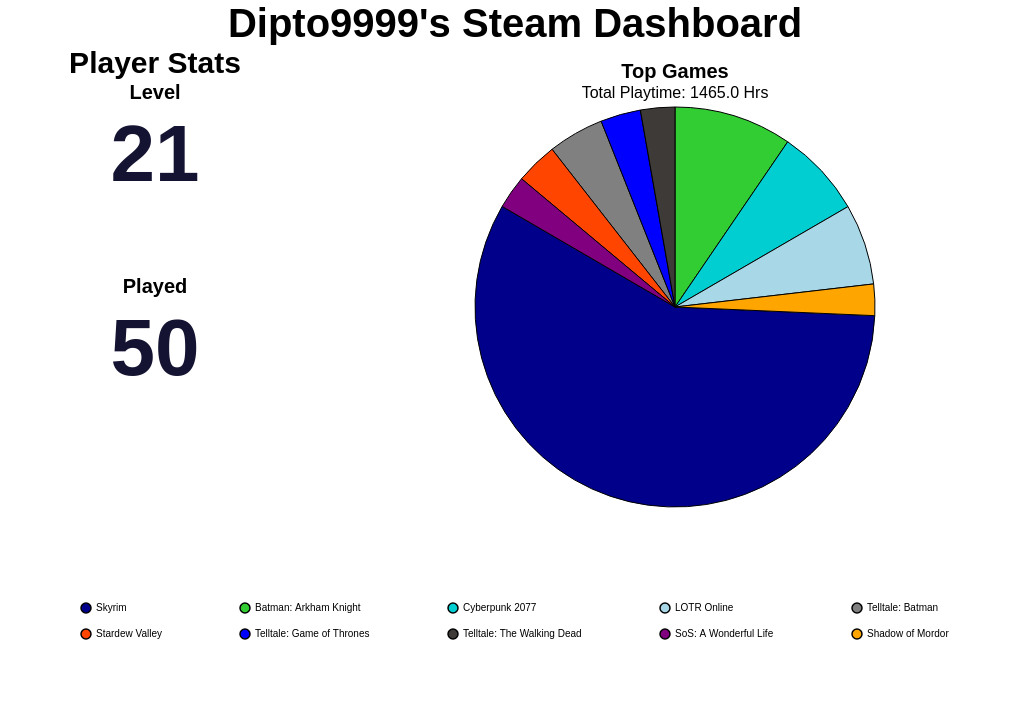

The specification (Vega-Lite) saved for this image:
### Vega-Lite specification from a JSON file in a GitHub repository (floating-point values rounded to 4 significant figures)
{"config": {"view": {"continuousWidth": 300, "continuousHeight": 300, "strokeOpacity": 0, "strokeWidth": 1.5}, "axis": {"labelFontSize": 12, "titleFontSize": 16}, "legend": {"labelFontSize": 12, "titleFontSize": 16}}, "hconcat": [{"vconcat": [{"data": {"name": "data-2499b64f9be58983f459d2071ccce1f4"}, "mark": {"type": "text", "align": "center", "baseline": "middle", "color": "#141331", "fontSize": 80, "fontWeight": "bold"}, "encoding": {"text": {"field": "Value", "type": "quantitative"}, "x": {"axis": null, "field": "Metric", "type": "nominal"}, "y": {"value": 50}}, "height": 150, "title": {"text": "Level", "anchor": "middle", "fontSize": 20}, "width": 300}, {"data": {"name": "data-3d361614c23f12396fa0eab35a1d9e7a"}, "mark": {"type": "text", "align": "center", "baseline": "middle", "color": "#141331", "fontSize": 80, "fontWeight": "bold"}, "encoding": {"text": {"field": "Value", "type": "quantitative"}, "x": {"axis": null, "field": "Metric", "type": "nominal"}, "y": {"value": 50}}, "height": 150, "title": {"text": "Played", "anchor": "middle", "fontSize": 20}, "width": 300}], "title": {"text": "Player Stats", "anchor": "middle", "fontSize": 30}}, {"data": {"name": "data-147766e87376c60778a8d9a23805dd4f"}, "mark": {"type": "arc", "stroke": "black", "strokeWidth": 1}, "encoding": {"color": {"field": "name", "legend": {"columnPadding": 75, "columns": 5, "direction": "horizontal", "labelFontSize": 10, "orient": "bottom", "padding": 75, "rowPadding": 10, "title": "", "titleAlign": "center", "titleFontSize": 16}, "scale": {"range": ["#00008B", "#32CD32", "#00CED1", "#A8D7E7", "#808080", "#FF4500", "#0000FF", "#3D3A38", "#800080", "#FFA500", "#006400", "#8B0000", "#FFD700", "#4682B4", "#2E8B57"]}, "sort": null, "type": "nominal"}, "theta": {"field": "playtime_percentage", "type": "quantitative"}, "tooltip": [{"field": "name", "title": "Game", "type": "nominal"}, {"field": "playtime_forever", "format": ".1f", "title": "Time (Hrs)", "type": "quantitative"}, {"field": "playtime_percentage", "format": ".2f", "title": "Playtime (%)", "type": "quantitative"}]}, "height": 400, "title": {"text": "Top Games", "anchor": "middle", "fontSize": 20, "subtitle": "Total Playtime: 1465.0 Hrs", "subtitleFontSize": 16}, "width": 700}], "padding": {"left": 250, "right": 250, "top": 0, "bottom": 0}, "title": {"text": "Dipto9999's Steam Dashboard", "anchor": "middle", "fontSize": 40}, "$schema": "https://vega.github.io/schema/vega-lite/v6.4.1.json", "datasets": {"data-2499b64f9be58983f459d2071ccce1f4": [{"Metric": "Level", "Value": 21}], "data-3d361614c23f12396fa0eab35a1d9e7a": [{"Metric": "Played", "Value": 50}], "data-147766e87376c60778a8d9a23805dd4f": [{"name": "Skyrim", "playtime_forever": 845.3, "appid": 72850, "playtime_percentage": 57.7}, {"name": "Batman: Arkham Knight", "playtime_forever": 139.7, "appid": 208650, "playtime_percentage": 9.53}, {"name": "Cyberpunk 2077", "playtime_forever": 104.0, "appid": 1091500, "playtime_percentage": 7.1}, {"name": "LOTR Online", "playtime_forever": 95.7, "appid": 212500, "playtime_percentage": 6.53}, {"name": "Telltale: Batman", "playtime_forever": 66.22, "appid": 498240, "playtime_percentage": 4.52}, {"name": "Stardew Valley", "playtime_forever": 49.5, "appid": 413150, "playtime_percentage": 3.38}, {"name": "Telltale: Game of Thrones", "playtime_forever": 47.68, "appid": 330840, "playtime_percentage": 3.25}, {"name": "Telltale: The Walking Dead", "playtime_forever": 40.52, "appid": 207610, "playtime_percentage": 2.77}, {"name": "SoS: A Wonderful Life", "playtime_forever": 39.42, "appid": 2111170, "playtime_percentage": 2.69}, {"name": "Shadow of Mordor", "playtime_forever": 37.05, "appid": 241930, "playtime_percentage": 2.53}]}}
